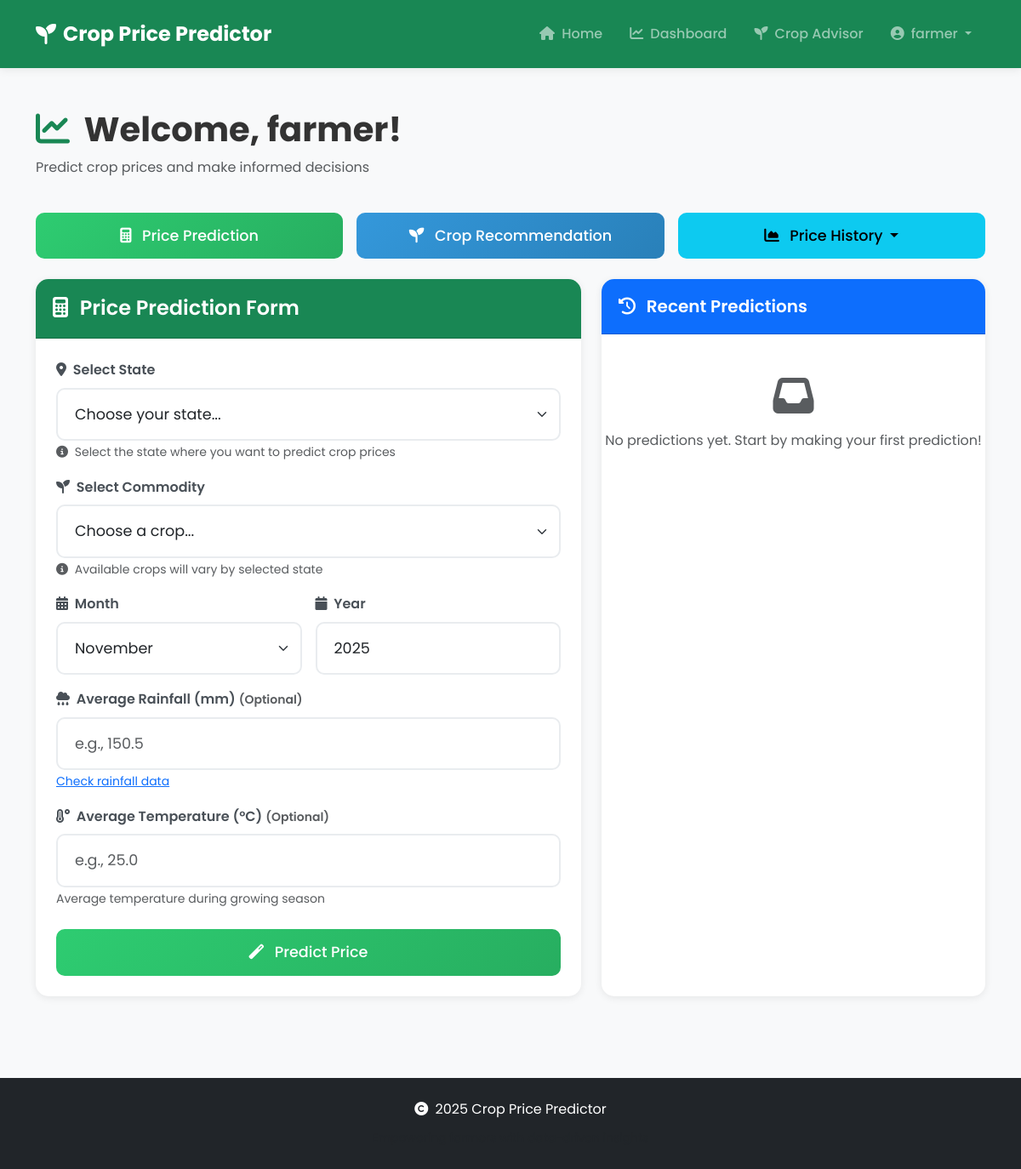
The app's page /farmer/dashboard (signed in), older data.
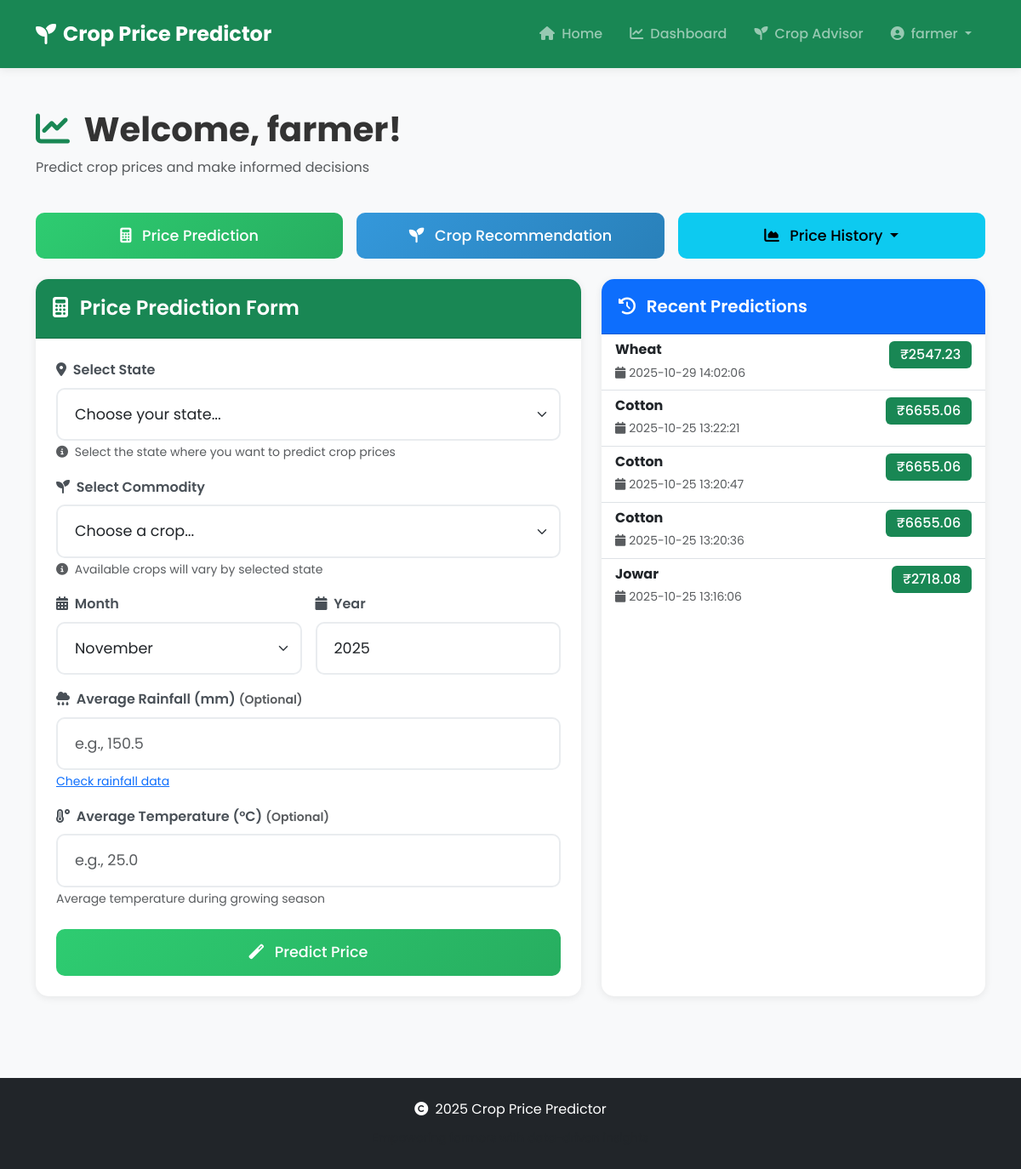
The same page, newer data.
### tables this page shows
CREATE TABLE predictions (
            id INTEGER PRIMARY KEY AUTOINCREMENT,
            user_id INTEGER NOT NULL,
            commodity TEXT NOT NULL,
            state TEXT NOT NULL,
            rainfall REAL,
            temperature REAL,
            month INTEGER,
            year INTEGER,
            predicted_price REAL NOT NULL,
            prediction_date TIMESTAMP DEFAULT CURRENT_TIMESTAMP,
            FOREIGN KEY (user_id) REFERENCES users (id)
        );

### app.py (the view)
@app.route('/farmer/dashboard')
@login_required
def farmer_dashboard():
    if session.get('role') != 'farmer':
        return redirect(url_for('admin_dashboard'))
    commodities = ml_handler.get_available_commodities()
    states = state_config.get_all_states()
    db = get_db()
    cursor = db.cursor()
    cursor.execute(
        '''SELECT commodity, state, predicted_price, prediction_date
           FROM predictions
           WHERE user_id = ?
           ORDER BY prediction_date DESC
           LIMIT 10''',
        (session['user_id'],)
    )
    history = cursor.fetchall()
    return render_template('farmer_dashboard.html',
                         commodities=commodities,
                         states=states,
                         history=history)

### app.py (called while the page is built)
def login_required(f):
    @wraps(f)
    def decorated_function(*args, **kwargs):
        if 'user_id' not in session:
            flash('Please log in to access this page.', 'warning')
            return redirect(url_for('login'))
        return f(*args, **kwargs)
    return decorated_function

### auth/database.py (called while the page is built)
def get_db():
    db = sqlite3.connect(DATABASE_PATH)
    db.row_factory = sqlite3.Row
    return db

### utils/ml_handler.py (called while the page is built)
    def get_available_commodities(self):
        return self.available_commodities

### utils/state_config.py (called while the page is built)
    @classmethod
    def get_all_states(cls):
        return sorted(cls.STATES.keys())

### templates/farmer_dashboard.html (shortened to what this page needs)
{% extends "base.html" %}
{% block content %}
<section class="py-5 bg-light">
    <div class="container">
        <div class="row mb-4">
            <div class="col-12">
                <h1 class="fw-bold">
                    <i class="fas fa-chart-line text-success me-2"></i>
                    Welcome, {{ session.username }}!
                </h1>
                <p class="text-muted">Predict crop prices and make informed decisions</p>
            </div>
        </div>
        <div class="row g-3 mb-4">
            <div class="col-md-4">
                <a href="#predictionForm" class="btn btn-success w-100 btn-lg">
                    <i class="fas fa-calculator me-2"></i> Price Prediction
                </a>
            </div>
            <div class="col-md-4">
                <a href="{{ url_for('crop_recommendation') }}" class="btn btn-primary w-100 btn-lg">
                    <i class="fas fa-seedling me-2"></i> Crop Recommendation
                </a>
            </div>
            <div class="col-md-4">
                <div class="dropdown">
                    <button class="btn btn-info w-100 btn-lg dropdown-toggle" type="button"
                            data-bs-toggle="dropdown" aria-expanded="false">
                        <i class="fas fa-chart-area me-2"></i> Price History
                    </button>
                </div>
            </div>
        </div>
        <div class="row g-4">
            <div class="col-lg-7">
                <div class="card shadow-sm border-0">
                    <div class="card-header bg-success text-white">
                        <h4 class="mb-0">
                            <i class="fas fa-calculator me-2"></i> Price Prediction Form
                        </h4>
                    </div>
                    <div class="card-body p-4">
                        <form method="POST" action="{{ url_for('predict_price') }}" id="predictionForm">
                            <div class="mb-3">
                                <label for="state" class="form-label fw-semibold">
                                    <i class="fas fa-map-marker-alt me-1"></i> Select State
                                </label>
                                <select class="form-select form-select-lg" id="state"
                                        name="state" required>
                                    <option value="">Choose your state...</option>
                                </select>
                                <small class="text-muted">
                                    <i class="fas fa-info-circle me-1"></i>
                                    Select the state where you want to predict crop prices
                                </small>
                            </div>
                            <div class="mb-3">
                                <label for="commodity" class="form-label fw-semibold">
                                    <i class="fas fa-seedling me-1"></i> Select Commodity
                                </label>
                                <select class="form-select form-select-lg" id="commodity"
                                        name="commodity" required>
                                    <option value="">Choose a crop...</option>
                                </select>
                                <small class="text-muted">
                                    <i class="fas fa-info-circle me-1"></i>
                                    Available crops will vary by selected state
                                </small>
                            </div>
                            <div class="row g-3 mb-3">
                                <div class="col-md-6">
                                    <label for="month" class="form-label fw-semibold">
                                        <i class="fas fa-calendar-alt me-1"></i> Month
                                    </label>
                                    <select class="form-select form-select-lg" id="month" name="month">
                                        <option value="11">November</option>
                                    </select>
                                </div>
                                <div class="col-md-6">
                                    <label for="year" class="form-label fw-semibold">
                                        <i class="fas fa-calendar me-1"></i> Year
                                    </label>
                                    <input type="number" class="form-control form-control-lg"
                                           id="year" name="year" value="2025"
                                           min="2020" max="2030" required>
                                </div>
                            </div>
                            <div class="mb-3">
                                <label for="rainfall" class="form-label fw-semibold">
                                    <i class="fas fa-cloud-rain me-1"></i> Average Rainfall (mm)
                                    <small class="text-muted">(Optional)</small>
                                </label>
                                <input type="number" class="form-control form-control-lg"
                                       id="rainfall" name="rainfall" step="0.1"
                                       placeholder="e.g., 150.5">
                                <small class="text-muted">
                                    <a href="https://www.weather25.com/asia/india?page=month&month=January"
                                       target="_blank">Check rainfall data</a>
                                </small>
                            </div>
                            <div class="mb-4">
                                <label for="temperature" class="form-label fw-semibold">
                                    <i class="fas fa-temperature-high me-1"></i> Average Temperature (°C)
                                    <small class="text-muted">(Optional)</small>
                                </label>
                                <input type="number" class="form-control form-control-lg"
                                       id="temperature" name="temperature" step="0.1"
                                       placeholder="e.g., 25.0">
                                <small class="text-muted">Average temperature during growing season</small>
                            </div>
                            <button type="submit" class="btn btn-success btn-lg w-100" id="predictBtn">
                                <i class="fas fa-magic me-2"></i> Predict Price
                            </button>
                        </form>
                    </div>
                </div>
            </div>
            <div class="col-lg-5">
                <div class="card shadow-sm border-0 h-100">
                    <div class="card-header bg-primary text-white">
                        <h5 class="mb-0">
                            <i class="fas fa-history me-2"></i> Recent Predictions
                        </h5>
                    </div>
                    <div class="card-body p-0">
                        {% if history %}
                        <div class="list-group list-group-flush">
                            {% for item in history %}
                            <div class="list-group-item">
                                <div class="d-flex justify-content-between align-items-start">
                                    <div>
                                        <h6 class="mb-1 fw-bold">{{ item[0] }}</h6>
                                        <small class="text-muted">
                                            <i class="fas fa-calendar me-1"></i>{{ item[3] }}
                                        </small>
                                    </div>
                                    <span class="badge bg-success fs-6">₹{{ "%.2f"|format(item[2]) }}</span>
                                </div>
                            </div>
                            {% endfor %}
                        </div>
                        {% else %}
                        <div class="text-center py-5">
                            <i class="fas fa-inbox fa-3x text-muted mb-3"></i>
                            <p class="text-muted">No predictions yet. Start by making your first prediction!</p>
                        </div>
                        {% endif %}
                    </div>
                </div>
            </div>
        </div>
    </div>
</section>
{% endblock %}

### templates/base.html (shortened to what this page needs)
<!DOCTYPE html>
<html lang="en">
<head>
    <link href="https://cdn.jsdelivr.net/npm/bootstrap@5.3.0/dist/css/bootstrap.min.css" rel="stylesheet">
    <link rel="stylesheet" href="https://cdnjs.cloudflare.com/ajax/libs/font-awesome/6.4.0/css/all.min.css">
    <link rel="stylesheet" href="{{ url_for('static', filename='css/style.css') }}">
</head>
<body>
    <nav class="navbar navbar-expand-lg navbar-dark bg-success shadow-sm">
        <div class="container">
            <a class="navbar-brand d-flex align-items-center" href="{{ url_for('index') }}">
                <i class="fas fa-seedling me-2"></i>
                <span class="fw-bold">Crop Price Predictor</span>
            </a>
            <div class="collapse navbar-collapse" id="navbarNav">
                <ul class="navbar-nav ms-auto">
                    <li class="nav-item">
                        <a class="nav-link" href="{{ url_for('index') }}">
                            <i class="fas fa-home me-1"></i> Home
                        </a>
                    </li>
                    {% if session.user_id %}
                        {% if session.role == 'farmer' %}
                        <li class="nav-item">
                            <a class="nav-link" href="{{ url_for('farmer_dashboard') }}">
                                <i class="fas fa-chart-line me-1"></i> Dashboard
                            </a>
                        </li>
                        <li class="nav-item">
                            <a class="nav-link" href="{{ url_for('crop_recommendation') }}">
                                <i class="fas fa-seedling me-1"></i> Crop Advisor
                            </a>
                        </li>
                        {% endif %}
                        <li class="nav-item dropdown">
                            <a class="nav-link dropdown-toggle" href="#" id="userDropdown" role="button"
                               data-bs-toggle="dropdown" aria-expanded="false">
                                <i class="fas fa-user-circle me-1"></i> {{ session.username }}
                            </a>
                        </li>
                    {% endif %}
                </ul>
            </div>
        </div>
    </nav>
    <main>
        {% block content %}{% endblock %}
    </main>
    <footer class="bg-dark text-white mt-5 py-4">
        <div class="container text-center">
            <p class="mb-0">
                <i class="fas fa-copyright me-1"></i> 2025 Crop Price Predictor
            </p>
            <div class="mt-2">
                <small class="text-muted">Empowering farmers with data-driven insights</small>
            </div>
        </div>
    </footer>
</body>
</html>

### static/css/style.css (style rules this page uses)
* { margin: 0; padding: 0; box-sizing: border-box; }
:root { --primary-color: #2ecc71; --secondary-color: #27ae60; --accent-color: #f39c12; --dark-color: #2c3e50; --light-color: #ecf0f1; --danger-color: #e74c3c; --info-color: #3498db; }
body { font-family: 'Poppins', -apple-system, BlinkMacSystemFont, 'Segoe UI', Roboto, sans-serif; line-height: 1.6; color: #333; background-color: #f8f9fa; }
h1, h2, h3, h4, h5, h6 { font-weight: 600; line-height: 1.2; }
.navbar { padding: 1rem 0; box-shadow: 0 2px 10px rgba(0,0,0,0.1); }
.navbar-brand { font-size: 1.5rem; font-weight: 700; transition: transform 0.3s ease; }
.nav-link { font-weight: 500; transition: all 0.3s ease; padding: 0.5rem 1rem !important; }
.card { border-radius: 15px; overflow: hidden; transition: transform 0.3s ease, box-shadow 0.3s ease; }
.card-header { font-weight: 600; padding: 1.25rem; }
.btn { border-radius: 10px; font-weight: 500; padding: 0.625rem 1.5rem; transition: all 0.3s ease; border: none; }
.btn-lg { padding: 0.875rem 2rem; font-size: 1.1rem; }
.btn-success { background: linear-gradient(135deg, #2ecc71 0%, #27ae60 100%); }
.btn-primary { background: linear-gradient(135deg, #3498db 0%, #2980b9 100%); }
.form-control, .form-select { border-radius: 10px; border: 2px solid #e9ecef; padding: 0.75rem 1rem; transition: all 0.3s ease; }
.form-control-lg, .form-select-lg { padding: 1rem 1.25rem; font-size: 1.1rem; }
.form-label { font-weight: 500; margin-bottom: 0.5rem; color: #495057; }
.badge { border-radius: 6px; padding: 0.5em 0.8em; font-weight: 500; }
footer { margin-top: auto; }
.shadow-sm { box-shadow: 0 2px 10px rgba(0,0,0,0.08) !important; }
.border-0 { border: none !important; }

Row changes from the older to the newer data that the page shows:
added predictions: commodity "Wheat", prediction_date "2025-10-29 14:02:06", predicted_price "2547.23"
added predictions: commodity "Cotton", prediction_date "2025-10-25 13:22:21", predicted_price "6655.06"
now on this page (row edited): predictions: commodity "Cotton", prediction_date "2025-10-25 13:20:47", predicted_price "6655.06"
now on this page (row edited): predictions: commodity "Cotton", prediction_date "2025-10-25 13:20:36", predicted_price "6655.06"
now on this page (row edited): predictions: commodity "Jowar", prediction_date "2025-10-25 13:16:06", predicted_price "2718.08"
Text that changed along with them:
text no longer shown: "No predictions yet. Start by making your first prediction!"
